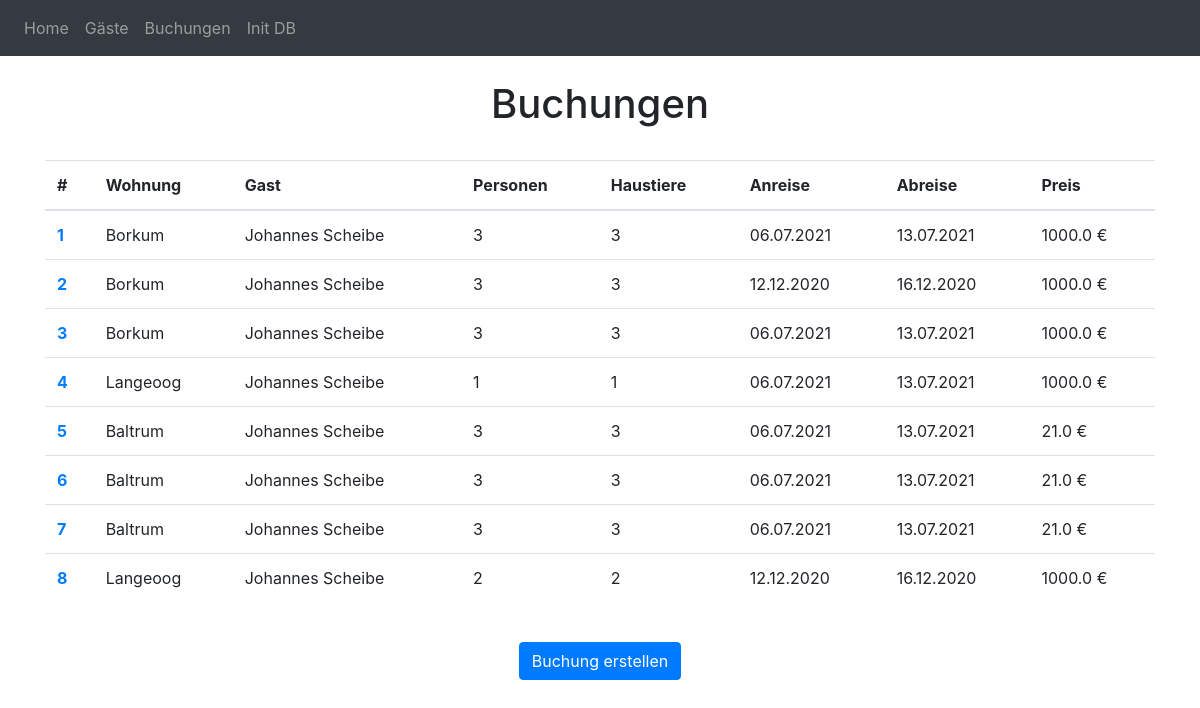
Screenshot of /bookings with the database file from the repository.
### database/models.py (models this page shows)
class Flat(db.Model):
    id = db.Column(db.Integer, primary_key=True)
    name = db.Column(db.String(50), unique= True)
    bookings = db.relationship('Booking')

### bookings.py (the view)
@bookings.route('/bookings')
def booking_overview():
    data = []
    bookings = db_service.get_all_bookings()
    for booking in bookings:
        guest = db_service.get_guest_by_id(booking.guest_id)
        flat = db_service.get_flat_by_id(booking.flat_id)
        entry = {
            "id" : booking.id,
            "flat" : flat.name,
            "guest" : guest.prename + " " + guest.surname,
            "number_persons" : booking.number_persons,
            "number_pets" : booking.number_persons,
            "start_date" : booking.start_date.strftime("%d.%m.%Y"),
            "end_date" : booking.end_date.strftime("%d.%m.%Y"),
            "price" : str(booking.price) + " €"
        }
        data.append(entry)
    return render_template("booking_overview.html", data=data)

### database/db_service.py (called while the page is built)
def get_guest_by_id(id) -> Guest:
    return Guest.query.filter_by(id = id).first()

def get_flat_by_id(id) -> Guest:
    return Flat.query.filter_by(id = id).first()

def get_all_bookings():
    return Booking.query.all()

### templates/booking_overview.html
{% extends "base.html" %} {% block title %}Buchungen{% endblock %} {% block content
    %}
    <h1 align="center">Buchungen</h1>
    <br />
    <table class="table">
      <thead>
        <tr>
          <th scope="col">#</th>
          <th scope="col">Wohnung</th>
          <th scope="col">Gast</th>
          <th scope="col">Personen</th>
          <th scope="col">Haustiere</th>
          <th scope="col">Anreise</th>
          <th scope="col">Abreise</th>
          <th scope="col">Preis</th>
        </tr>
      </thead>
      <tbody>
        {% for item in data %}
          <tr>
            <th scope="row"><a href="/show-agreement/{{ item.id }}">{{ item.id }}</a></th>
            <td>{{ item.flat }}</td>
            <td>{{ item.guest }}</td>
            <td>{{ item.number_persons }}</td>
            <td>{{ item.number_pets }}</td>
            <td>{{ item.start_date }}</td>
            <td>{{ item.end_date }}</td>
            <td>{{ item.price }}</td>
          </tr>
      {% endfor %}
      </tbody>
    </table>
    <br />
    <form method="get" action="/create-booking">
      <div align="center">
        <button type="submit" class="btn btn-primary">Buchung erstellen</button>
      </div>
    </form>
    {% endblock %}

### rows the page displays
Flat: id "1", flat "Borkum", guest "Johannes Scheibe", number_persons "3", number_pets "3", start_date "06.07.2021", end_date "13.07.2021", price "1000.0 €", id "2", start_date "12.12.2020", end_date "16.12.2020", id "3"
Flat: id "4", flat "Langeoog", guest "Johannes Scheibe", number_persons "1", number_pets "1", start_date "06.07.2021", end_date "13.07.2021", price "1000.0 €", id "8", number_persons "2", number_pets "2", start_date "12.12.2020", end_date "16.12.2020"
Flat: id "5", flat "Baltrum", guest "Johannes Scheibe", number_persons "3", number_pets "3", start_date "06.07.2021", end_date "13.07.2021", price "21.0 €", id "6", id "7"
